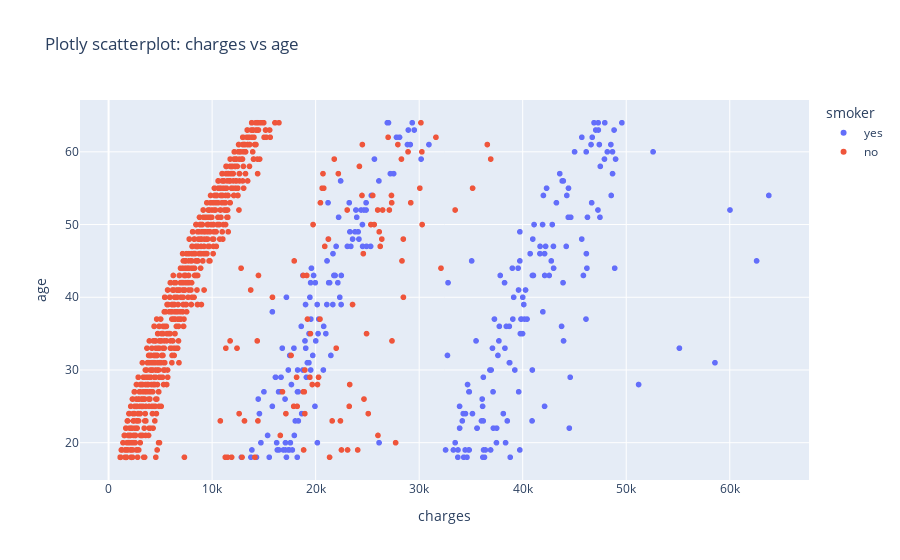

Notebook code for this chart:
### Markdown cell above
#  Function to create scatterplots to see relationships between features using seaborn or plotly

### Code cell
def graphs(df, x_axis, y_axis, type, color_axis = None): # type - select the intresting graph type. If '' - creating two graphs
    if type == 'seaborn': # seaborn
        sns.scatterplot(
            x = x_axis, 
            y = y_axis, 
            hue = y_axis, 
            palette = 'viridis',
            size = color_axis, 
            linewidth = 0,
            alpha = 0.7,
            data = df
        )
        plt.title(f"Seaborn scatterplot: {x_axis} vs {y_axis}")
        plt.show()

    elif type == 'plotly': # plotly
        fig = px.scatter(
            df, 
            x = x_axis, 
            y = y_axis, 
            color = color_axis if color_axis else y_axis,
            hover_data = df.columns,
            title=f"Plotly scatterplot: {x_axis} vs {y_axis}"
        )
        fig.show()
    else:
        sns.scatterplot(
            x = x_axis, 
            y = y_axis, 
            hue = y_axis, 
            palette = 'viridis',
            size = color_axis, 
            linewidth = 0,
            alpha = 0.7,
            data = df
        )
        plt.title(f"Seaborn scatterplot: {x_axis} vs {y_axis}")
        plt.show()

        fig = px.scatter(
            df, 
            x = x_axis, 
            y = y_axis, 
            color = color_axis if color_axis else y_axis,
            hover_data = df.columns,
            title = f"Plotly scatterplot: {x_axis} vs {y_axis}"
        )
        fig.show()
        

graphs(data, 'charges', 'age', '', 'smoker')

### Figure 1 — Plotly figure (JSON) as saved in the notebook; plotly's stock layout.template omitted (floating-point values rounded to 4 significant figures; data arrays with more than 128 entries replaced by an {"elided": "..."} marker saying what was removed)
{"data": [{"customdata": {"elided": "274x5 mixed values"}, "hovertemplate": "smoker=%{customdata[3]}<br>charges=%{x}<br>age=%{y}<br>sex=%{customdata[0]}<br>bmi=%{customdata[1]}<br>children=%{customdata[2]}<br>region=%{customdata[4]}<extra></extra>", "legendgroup": "yes", "marker": {"color": "#636efa", "symbol": "circle"}, "mode": "markers", "name": "yes", "showlegend": true, "type": "scattergl", "x": {"elided": "274 float values"}, "xaxis": "x", "y": {"elided": "274 int values"}, "yaxis": "y"}, {"customdata": {"elided": "1064x5 mixed values"}, "hovertemplate": "smoker=%{customdata[3]}<br>charges=%{x}<br>age=%{y}<br>sex=%{customdata[0]}<br>bmi=%{customdata[1]}<br>children=%{customdata[2]}<br>region=%{customdata[4]}<extra></extra>", "legendgroup": "no", "marker": {"color": "#EF553B", "symbol": "circle"}, "mode": "markers", "name": "no", "showlegend": true, "type": "scattergl", "x": {"elided": "1064 float values"}, "xaxis": "x", "y": {"elided": "1064 int values"}, "yaxis": "y"}], "layout": {"legend": {"title": {"text": "smoker"}, "tracegroupgap": 0}, "title": {"text": "Plotly scatterplot: charges vs age"}, "xaxis": {"anchor": "y", "domain": [0, 1], "title": {"text": "charges"}}, "yaxis": {"anchor": "x", "domain": [0, 1], "title": {"text": "age"}}}}
